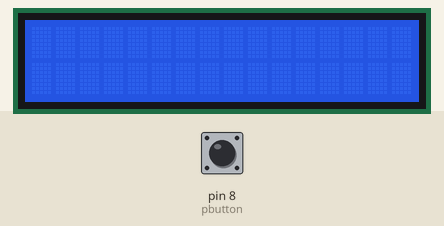
Recording of a sketch running on a simulated Arduino Uno, built with avr-gcc and run on an emulated ATmega328P. On the bench: 16×2 character LCD. The inputs (shaded band) are chosen by the test bench; at power-on: pin 8 (pbutton) LOW.

Above: at 1.2 s.
1.3 s: pin 8 (pbutton) pulled HIGH for 0.15 s
At 1.7 s:
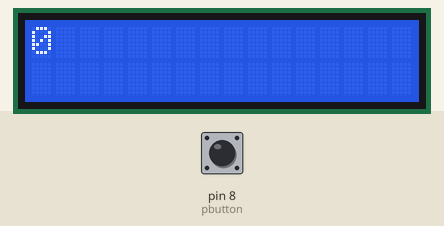
2.9 s: pin 8 (pbutton) pulled HIGH for 1 s
At 4.1 s:
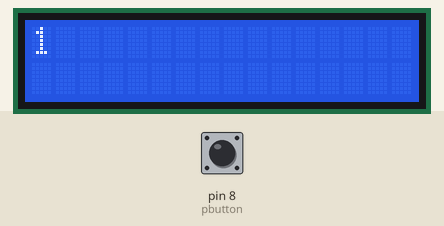
5.4 s: pin 8 (pbutton) pulled HIGH for 0.15 s
At 6.0 s:
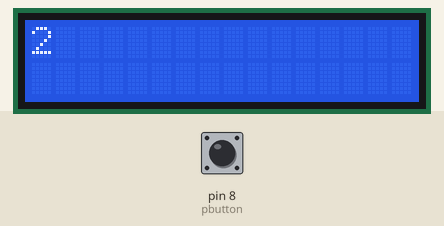
7.0 s: pin 8 (pbutton) pulled HIGH for 1 s
At 8.4 s:
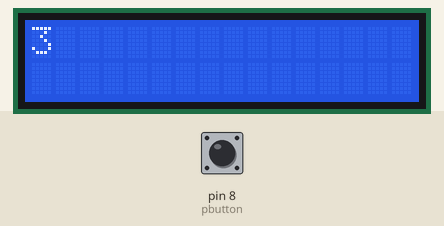
Timing chart, 0 to 10.0 s (numbered marks = the images above; inputs shaded):
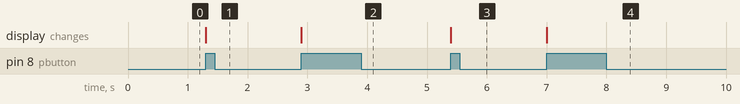

The sketch:

LCD.ino
```cpp
#include <LiquidCrystal.h>
LiquidCrystal lcd (12,11,5,4,3,2) ;
int pbutton = 8;
int count = 0;
void setup() {
lcd.begin(16,2);
//lcd.setCursor(0,0);
//lcd.print ("YASH VARA");
pinMode(pbutton, INPUT);
}
void loop(){
  if (digitalRead(pbutton) == HIGH )
  {
    lcd.setCursor(0,0);
   lcd.print(count++);
   while (digitalRead(pbutton) == HIGH);

  }

  }
```

Measured:
- after the input at 1.3 s, the display: changes at once (image 1)
- after the input at 2.9 s, the display: changes at once (image 2)
- after the input at 5.4 s, the display: changes at once (image 3)
- after the input at 7.0 s, the display: changes at once (image 4)
